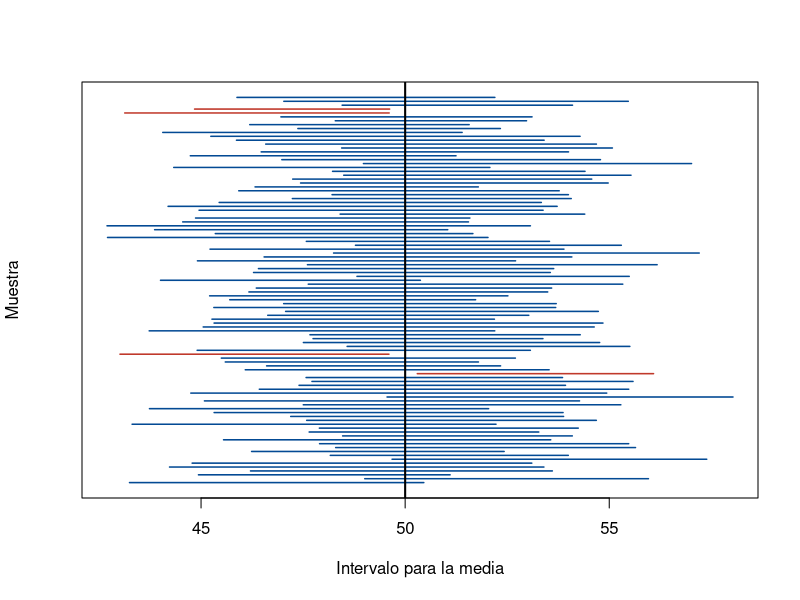

Write R code to recreate this figure.
## ---- chunk 1
knitr::opts_chunk$set(echo = TRUE, message = FALSE, warning = FALSE, comment = NA, collapse = FALSE)
## ---- chunk 2
round(qnorm(c(0.95, 0.975, 0.995)), 3)   # deja 5 %, 2.5 % y 0.5 % en cada cola
## ---- chunk 3
set.seed(2026)
intervalos <- t(replicate(100, t.test(rnorm(20, mean = 50, sd = 8))$conf.int))
contiene <- intervalos[, 1] <= 50 & intervalos[, 2] >= 50
sum(contiene)    # cuántos de los 100 intervalos contienen a 50

plot(NULL, xlim = range(intervalos), ylim = c(1, 100), yaxt = "n",
     xlab = "Intervalo para la media", ylab = "Muestra")
segments(intervalos[, 1], 1:100, intervalos[, 2], 1:100, lwd = 1.5,
         col = ifelse(contiene, "#034A94", "#C0392B"))
abline(v = 50, lwd = 2)
## ---- chunk 4
tiempos <- c(11.1, 15.6, 11.1, 7.5, 7.9, 14.7, 6.3, 8.5, 8.0, 7.6)
n <- length(tiempos)
media <- mean(tiempos)
ee <- sd(tiempos) / sqrt(n)          # error estándar estimado
t_crit <- qt(0.975, df = n - 1)      # valor crítico para 95 %
c(media = media, error_estandar = ee, t_critico = t_crit)
media + c(-1, 1) * t_crit * ee       # intervalo de confianza del 95 %
## ---- chunk 5
t.test(tiempos)$conf.int                      # 95 %
t.test(tiempos, conf.level = 0.90)$conf.int   # 90 %: más angosto
## ---- chunk 6
p_hat <- 152 / 200
ee_p <- sqrt(p_hat * (1 - p_hat) / 200)
p_hat + c(-1, 1) * 1.96 * ee_p    # intervalo de Wald del 95 %
## ---- chunk 7
prop.test(152, 200)$conf.int
## ---- chunk 8
mpg <- c(7.69, 4.97, 4.56, 6.49, 4.34, 6.24, 4.45)
s2 <- var(mpg)
s2
c(6 * s2 / qchisq(0.975, df = 6), 6 * s2 / qchisq(0.025, df = 6))
## ---- chunk 9
ceiling((1.96 * 0.5 / 0.05)^2)   # proporción, margen de 5 puntos
ceiling((1.96 * 0.5 / 0.03)^2)   # proporción, margen de 3 puntos
ceiling((1.96 * 3.5 / 1)^2)      # media, sigma cercana a 3.5 minutos y margen de 1 minuto
## ---- chunk 10
set.seed(2026)
llamadas <- rexp(100, rate = 1/5)
set.seed(2026)
medianas_boot <- replicate(5000, median(sample(llamadas, replace = TRUE)))
median(llamadas)
quantile(medianas_boot, c(0.025, 0.975))    # intervalo percentil del 95 % para la mediana
## ---- chunk 11
notas <- c(3.2, 4.1, 3.8, 2.9, 4.5, 3.6, 3.9, 4.0, 3.3, 3.7, 4.2, 3.5)
mean(notas)
t.test(notas)$conf.int
## ---- chunk 12
p_r2 <- 516 / 1200
margen <- 1.96 * sqrt(p_r2 * (1 - p_r2) / 1200)
c(p_hat = p_r2, margen = margen)
p_r2 + c(-1, 1) * margen
## ---- chunk 13
ceiling((1.96 * 4 / 0.5)^2)
